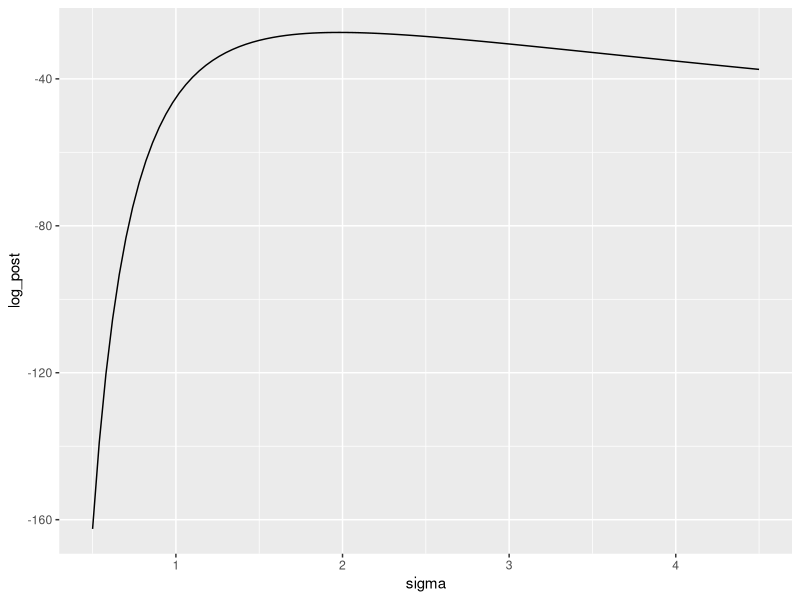
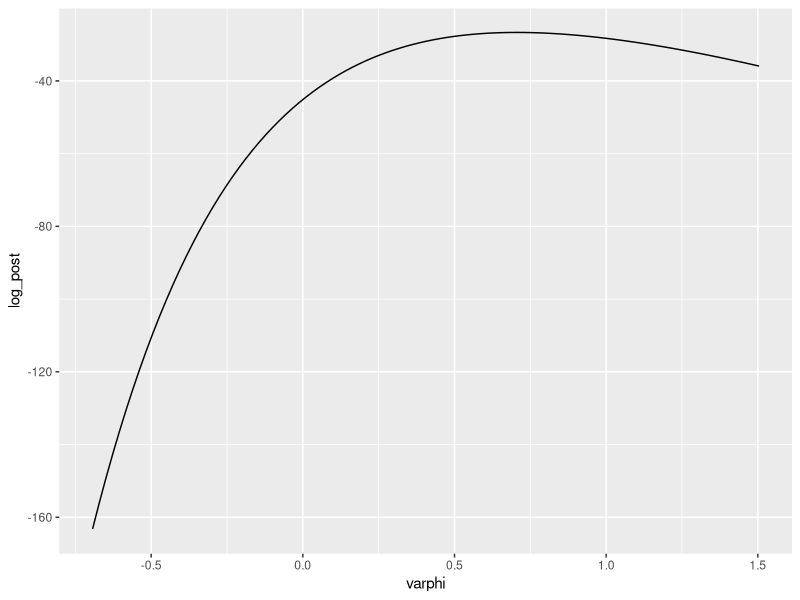
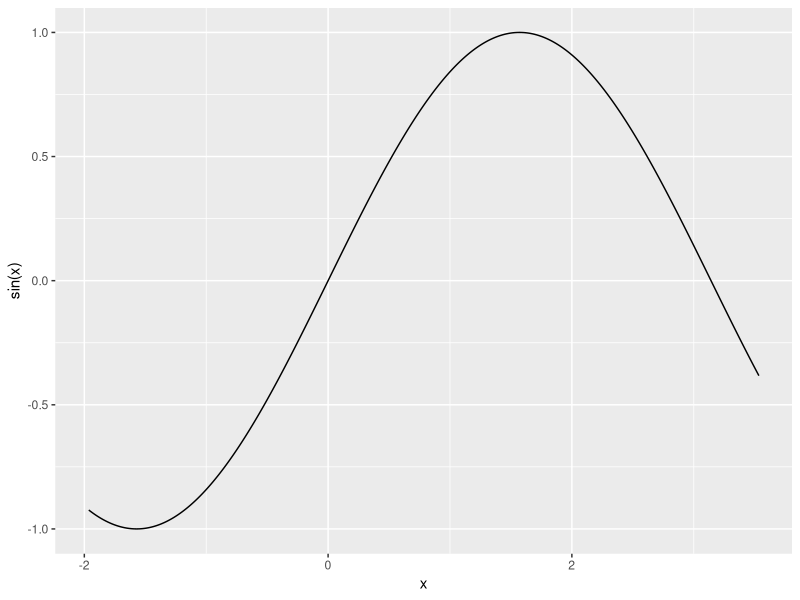
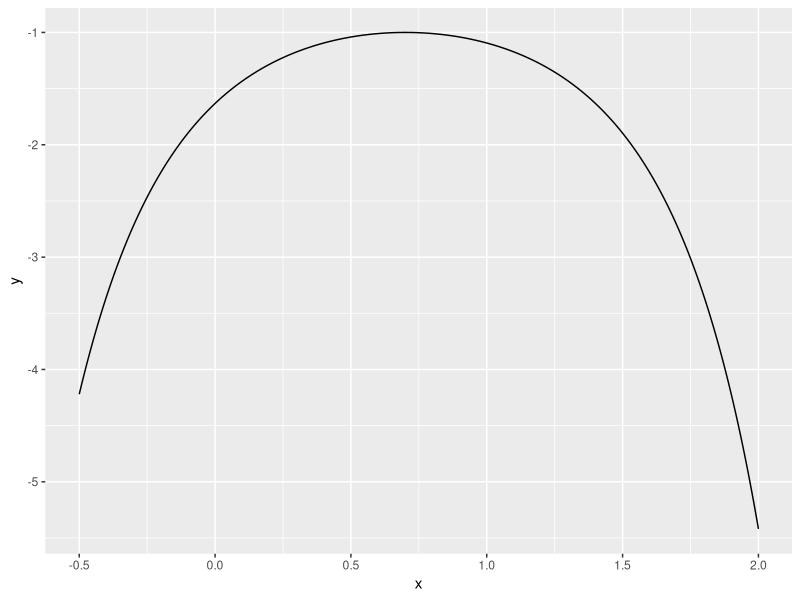
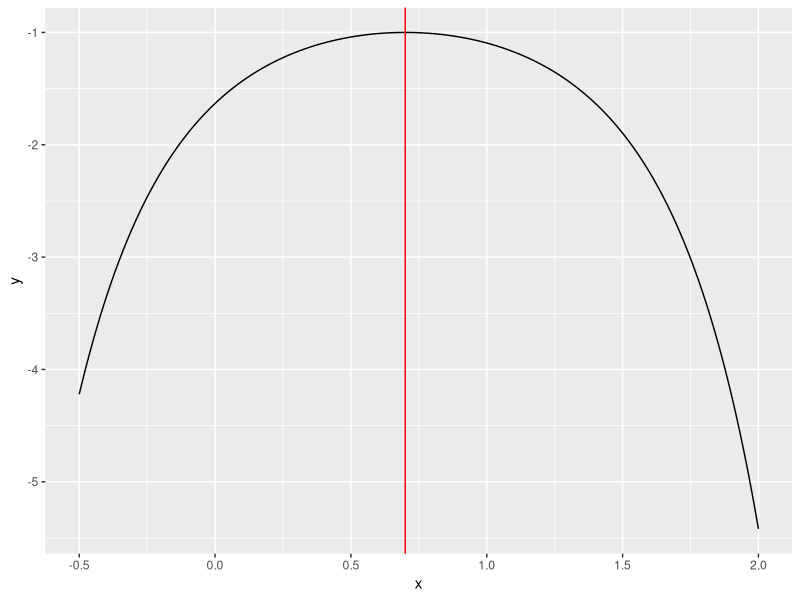
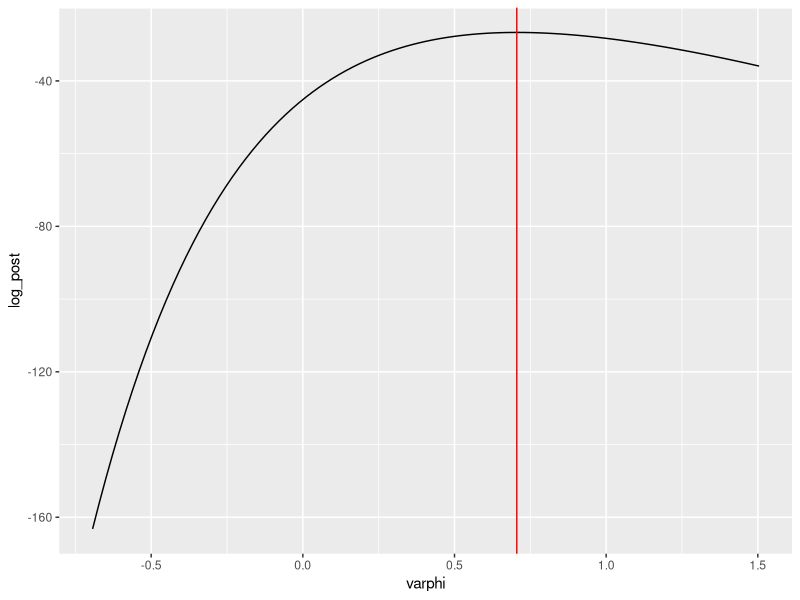

The R source for these figures, in order:
## ---- chunk 1
library(tidyverse)
## ---- chunk 2
quantile_25 <- qnorm(0.25,mean =125,sd = 5)
quantile_75 <- qnorm(0.75,mean =125,sd = 5)
## ---- chunk 3
quantile_25
## ---- chunk 4
quantile_75
## ---- chunk 5
z_score <- (117 - 125) / 5
prior_probability <- pnorm(z_score)
prior_probability
## ---- chunk 6
N <- 21
v <- 4.2
## ---- chunk 7
### set input arguments !!!
log_post_sigma_unnorm <- function(sigma, N, v, lambda)
{
  log_posterior <- -N*log(sigma)- (N * v) / (2 * (sigma^2)) + log(lambda)-lambda*sigma
  return(log_posterior)
}
## ---- chunk 8
lambda=0.75
tibble::tibble(
  sigma = seq(0.5, 4.5, length.out = 101) 
) %>% 
  mutate(log_post = log_post_sigma_unnorm(sigma, N, v, lambda)) %>% 
  ggplot(aes(x = sigma, y = log_post)) +
  geom_line()
## ---- chunk 9
### set the input arguments !!!
log_post_varphi_unnorm <- function(varphi, N, v, lambda)
{
  # back-calculate sigma given varphi
  sigma <- exp(varphi)
  
  # calculate the unnormalized log-posterior on sigma
  log_post_sigma <- -N*log(sigma)- (N * v) / (2 * (sigma^2)) + log(lambda)-lambda*sigma
  
  # account for the derivative adjustment
  log_post <- log_post_sigma + varphi
  
  return(log_post)
}

## ---- chunk 10
lambda=0.75
tibble::tibble(
  varphi = seq(log(0.5), log(4.5), length.out = 101)
) %>% 
  mutate(log_post = log_post_varphi_unnorm(varphi, N, v, lambda)) %>% 
  ggplot(aes(x = varphi, y = log_post)) +
  geom_line()
## ---- chunk 11
x_values <- seq(-5*pi/8, 9*pi/8, length.out = 1001)

sin_plot_data <- tibble::tibble(x = x_values)

ggplot(sin_plot_data, aes(x = x)) +
  geom_line(aes(y = sin(x))) +
  labs(x = "x", y = "sin(x)")
## ---- chunk 12
obj_funct <- function(x) sin(x)

opt_sine_01 <- optim(par = 0, fn = obj_funct, method = "Brent",
                     lower = -5*pi/8, upper = 9*pi/8, hessian = TRUE,
                     control = list(fnscale = -1))

opt_sine_01
## ---- chunk 13
obj_funct <- function(x) sin(x)

opt_sine_02 <- optim(par = 3, fn = obj_funct, gr=NULL, method = "Brent",
                     lower = -5*pi/8, upper = 9*pi/8, hessian = TRUE,
                     control = list(fnscale = -1))

opt_sine_02
## ---- chunk 14
my_func <- function(x, constants)
{
  a <- constants$a
  m <- constants$m
  result <- -exp((x - a)^m)
  return(result)
}

my_constants <- list(a = 0.7, m = 2)
## ---- chunk 15
tibble::tibble(
  x = seq(-0.5, 2, length.out = 501),
  y = my_func(x, my_constants)
) %>% 
  ggplot(mapping = aes(x = x, y = y)) +
  geom_line()
## ---- chunk 16
obj_funct <- function(x, constants) {
  a <- constants$a
  m <- constants$m
  -exp((x - a)^m)
}

opt_result <- optim(par = 1.75, fn = obj_funct,constants = my_constants, gr=NULL, method = "Brent",
                     lower = -0.5, upper = 2, hessian = TRUE,
                     control = list(fnscale = -1))

opt_result
## ---- chunk 17
tibble::tibble(
  x = seq(-0.5, 2, length.out = 501),
  y = my_func(x, my_constants)
) %>% 
  ggplot(mapping = aes(x = x, y = y)) +
  geom_line() +
  geom_vline(xintercept = opt_result$par, color = "red")
## ---- chunk 18
obj_funct <- function(varphi, N, v, lambda) {
  sigma <- exp(varphi)
  -N*log(sigma)- (N * v) / (2 * (sigma^2)) + log(lambda)-lambda*sigma + varphi
}

varphi_opt_a <- optim(par = -0.5, fn = obj_funct,gr=NULL, lambda = 0.75,N=21,v=4.2, method = "BFGS",
                     lower = log(0.5), upper = log(4.5), hessian = TRUE,
                     control = list(fnscale = -1))

varphi_opt_a

## ---- chunk 19
obj_funct <- function(varphi, N, v, lambda) {
  sigma <- exp(varphi)
  -N*log(sigma)- (N * v) / (2 * (sigma^2)) + log(lambda)-lambda*sigma + varphi
}

varphi_opt_b <- optim(par = 1.35, fn = obj_funct,gr=NULL, lambda = 0.75,N=21,v=4.2, method = "BFGS",
                     lower = log(0.5), upper = log(4.5), hessian = TRUE,
                     control = list(fnscale = -1))

varphi_opt_b

## ---- chunk 20
lambda=0.75
tibble::tibble(
  varphi = seq(log(0.5), log(4.5), length.out = 101)
) %>% 
  mutate(log_post = log_post_varphi_unnorm(varphi, N, v, lambda)) %>% 
  ggplot(aes(x = varphi, y = log_post)) +
  geom_line()+
  geom_vline(xintercept = varphi_opt_a$par, color = "red")
